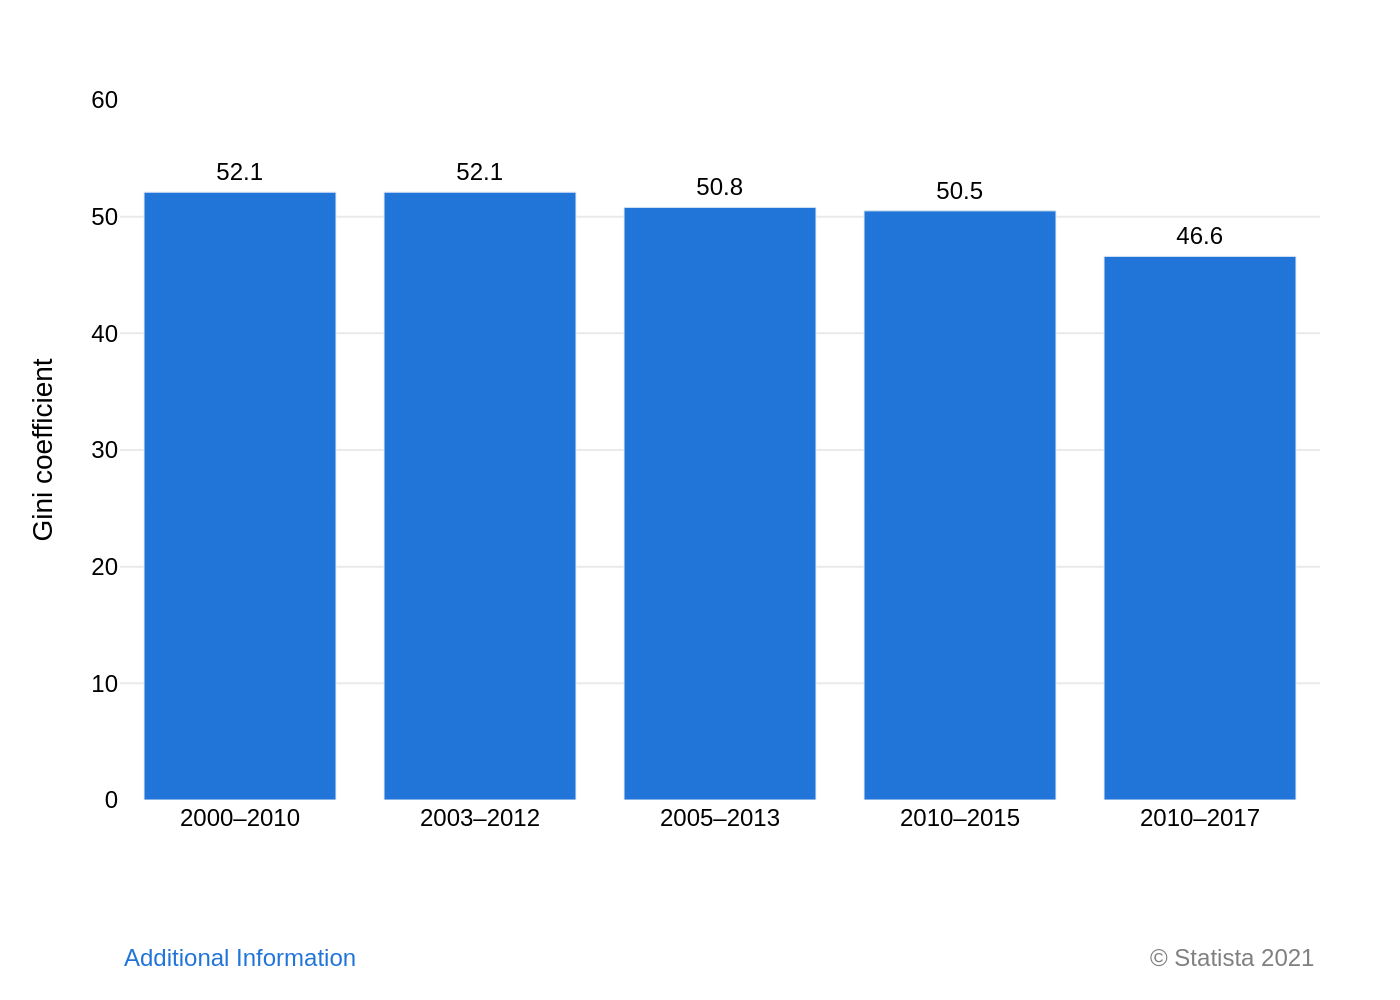

Python code for this plot:
import sys
import json
import os
import plotly.graph_objects as go

if len(sys.argv) != 2:
    print("Usage: python create_chart.py <json_file_path>")
    sys.exit(1)

json_path = sys.argv[1]

try:
    with open(json_path, 'r', encoding='utf-8') as f:
        chart_info = json.load(f)
except FileNotFoundError:
    print(f"Error: JSON file not found at '{json_path}'")
    sys.exit(1)
except json.JSONDecodeError:
    print(f"Error: Could not decode JSON from '{json_path}'")
    sys.exit(1)

chart_data = chart_info.get('chart_data', [])
texts = chart_info.get('texts', {})
colors = chart_info.get('colors', [])

x_values = [item['x'] for item in chart_data]
y_values = [item['y'] for item in chart_data]

fig = go.Figure()

fig.add_trace(go.Bar(
    x=x_values,
    y=y_values,
    marker_color=colors[0] if colors else '#2175D9',
    text=y_values,
    textposition='outside',
    textfont=dict(family="Arial", size=12, color='black'),
    cliponaxis=False
))

annotations = []
if texts.get('source'):
    annotations.append(
        dict(
            xref='paper', yref='paper',
            x=1.0, y=-0.2,
            xanchor='right', yanchor='top',
            text=texts['source'],
            showarrow=False,
            font=dict(family="Arial", size=12, color='grey')
        )
    )

if texts.get('additional_info'):
    annotations.append(
        dict(
            xref='paper', yref='paper',
            x=0.0, y=-0.2,
            xanchor='left', yanchor='top',
            text=texts['additional_info'],
            showarrow=False,
            font=dict(family="Arial", size=12, color='#2175D9')
        )
    )

fig.update_layout(
    title_text=texts.get('title'),
    yaxis_title_text=texts.get('y_axis_title'),
    font=dict(family="Arial", size=12, color="black"),
    plot_bgcolor='white',
    showlegend=False,
    xaxis=dict(
        showgrid=False,
        showline=False,
        zeroline=True,
        zerolinecolor='black',
        zerolinewidth=1,
        tickfont=dict(size=12)
    ),
    yaxis=dict(
        range=[0, 60],
        dtick=10,
        gridcolor='#EAEAEA',
        showline=False,
        tickfont=dict(size=12),
        zeroline=False
    ),
    margin=dict(l=60, r=40, t=50, b=100),
    annotations=annotations
)

base_name = os.path.splitext(os.path.basename(json_path))[0]
output_filename = f"{base_name}.png"
fig.write_image(output_filename, scale=2)

print(f"Chart saved to {output_filename}")
